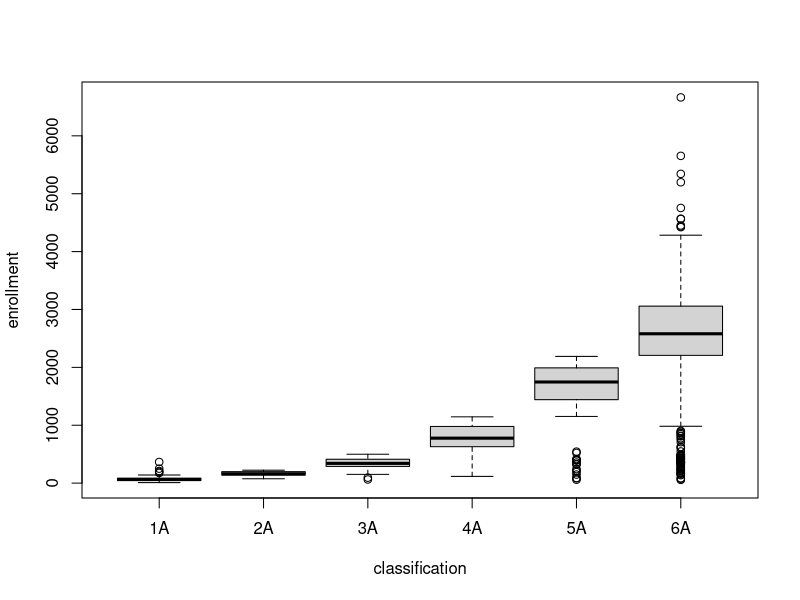
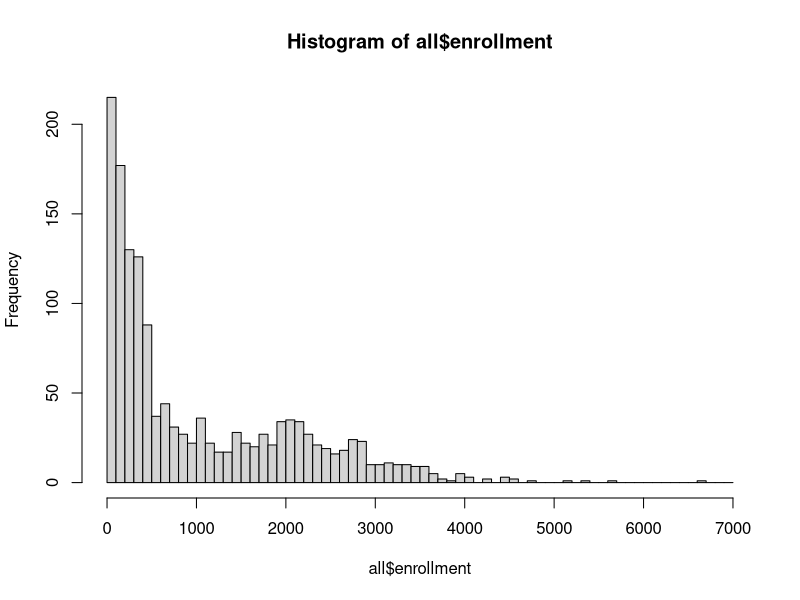
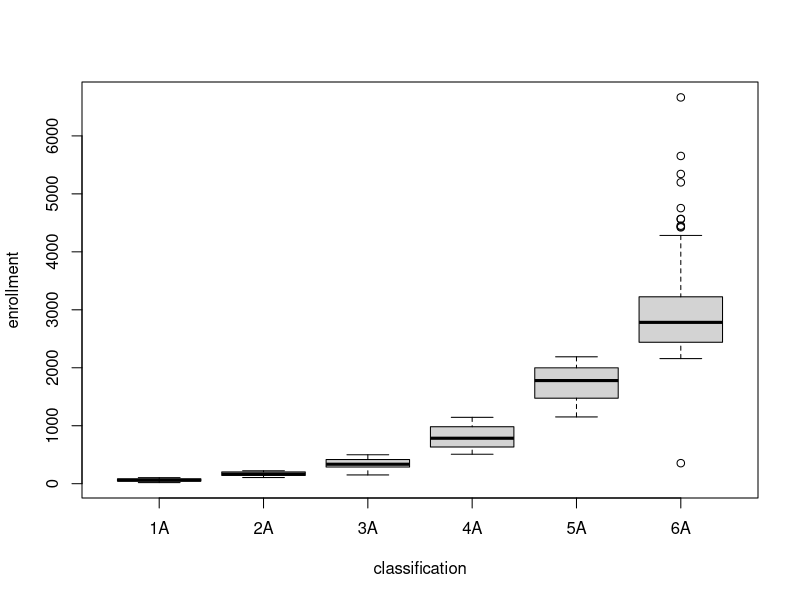
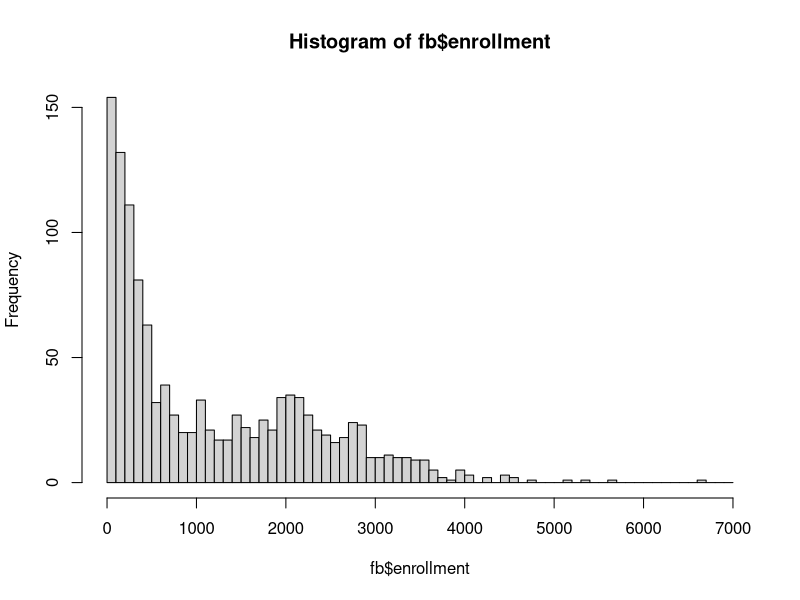

Recreate these plots in R, in order.
## ---- chunk 1
all = read.table("allschools.csv",header = TRUE, sep = "|")
fb = read.table("fbschools.csv",header = TRUE, sep = "|")
## ---- chunk 2
# summary(all)
boxplot(enrollment ~ classification, data = all)
hist(all$enrollment, seq(0,7000,by=100))
## ---- chunk 3
# summary(fb)
boxplot(enrollment ~ classification, data = fb)
hist(fb$enrollment, seq(0,7000,by=100))
